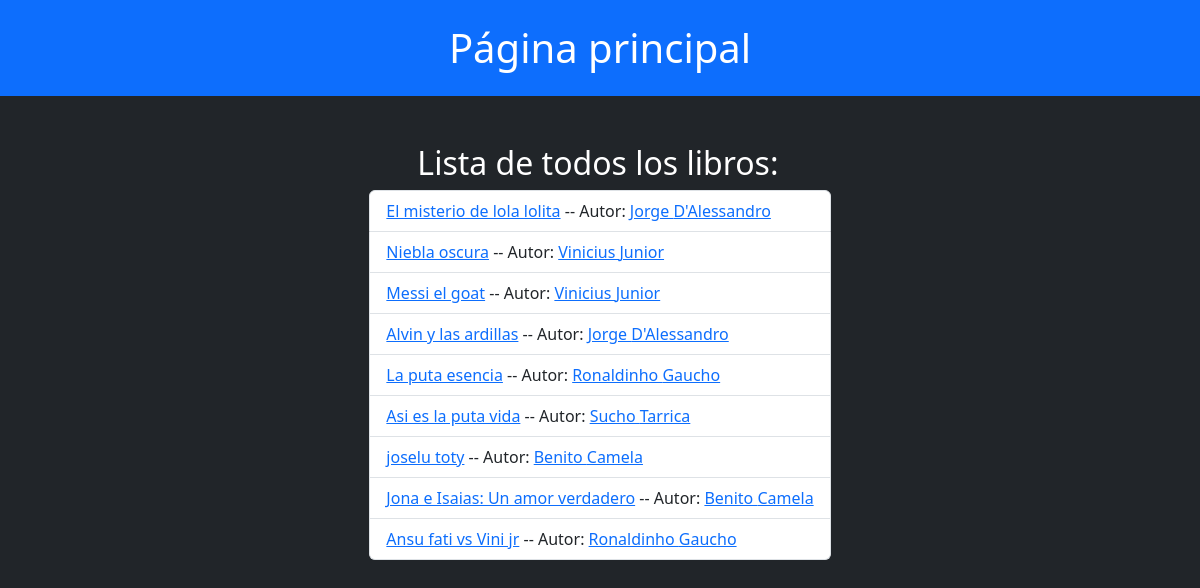
/books/, run on an earlier commit of the app's database.
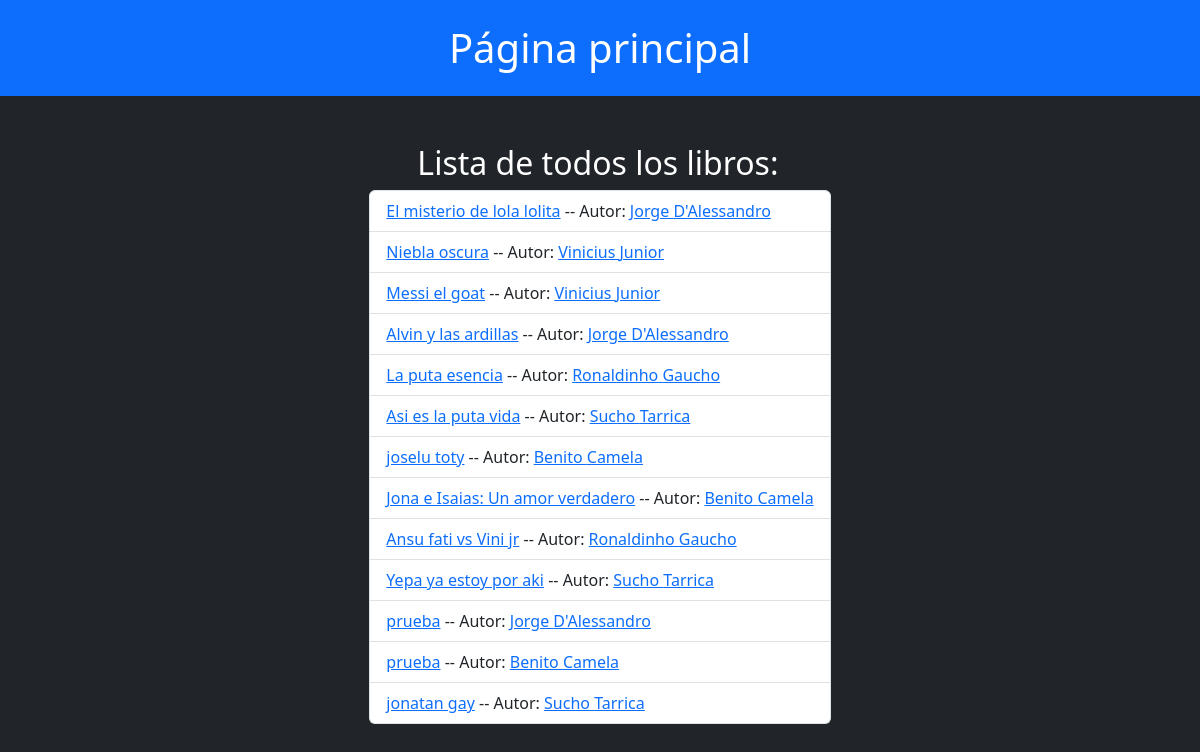
And on a later commit of the database.
### books/models.py (models this page shows, shortened)
class Book(models.Model):
    title = models.CharField(max_length=50)
    authors = models.ForeignKey(Author, on_delete=models.CASCADE)
    genre = models.ForeignKey('Genre', on_delete=models.CASCADE)
    publish_date = models.DateTimeField()
    sumary = models.TextField()

class Author(models.Model):
    first_name = models.CharField(max_length=50)
    last_name = models.CharField(max_length=50)
    birth_date = models.DateTimeField()

### books/views.py (the view)
# urls.py: path("", views.index, name='index'),
def index(request):
    books = Book.objects.all()
    return render(request, 'books/index.html', context={'books': books})

### books/templates/books/index.html (shortened to what this page needs)
<!DOCTYPE html>
<html lang="en">
<head>
    <link href="https://cdn.jsdelivr.net/npm/bootstrap@5.3.3/dist/css/bootstrap.min.css" rel="stylesheet">
</head>
<body class="text-bg-dark">
<h1 class="container-fluid text-center text-bg-primary p-4">Página principal</h1>
<div class="d-grid mt-5 justify-content-center">
    <h2 class="mx-5">Lista de todos los libros: </h2>
    <ul class="list-group">
    {% for book in books %}
        <li class="list-group-item"><a href="{% url 'books:detail' book.id %}">{{ book.title }}</a> -- Autor: <a href="{% url 'books:author_detail' book.authors.id %}">{{ book.authors.first_name }} {{ book.authors.last_name }}</a></li>
    {% endfor %}
    </ul>
</div>
</body>
</html>

What changed in the data, as far as the page shows it:
added Book: title "Yepa ya estoy por aki", authors.first_name "Sucho", authors.last_name "Tarrica"
added Book: title "prueba", authors.first_name "Jorge", authors.last_name "D'Alessandro"
added Book: title "prueba", authors.first_name "Benito", authors.last_name "Camela"
added Book: title "jonatan gay", authors.first_name "Sucho", authors.last_name "Tarrica"
